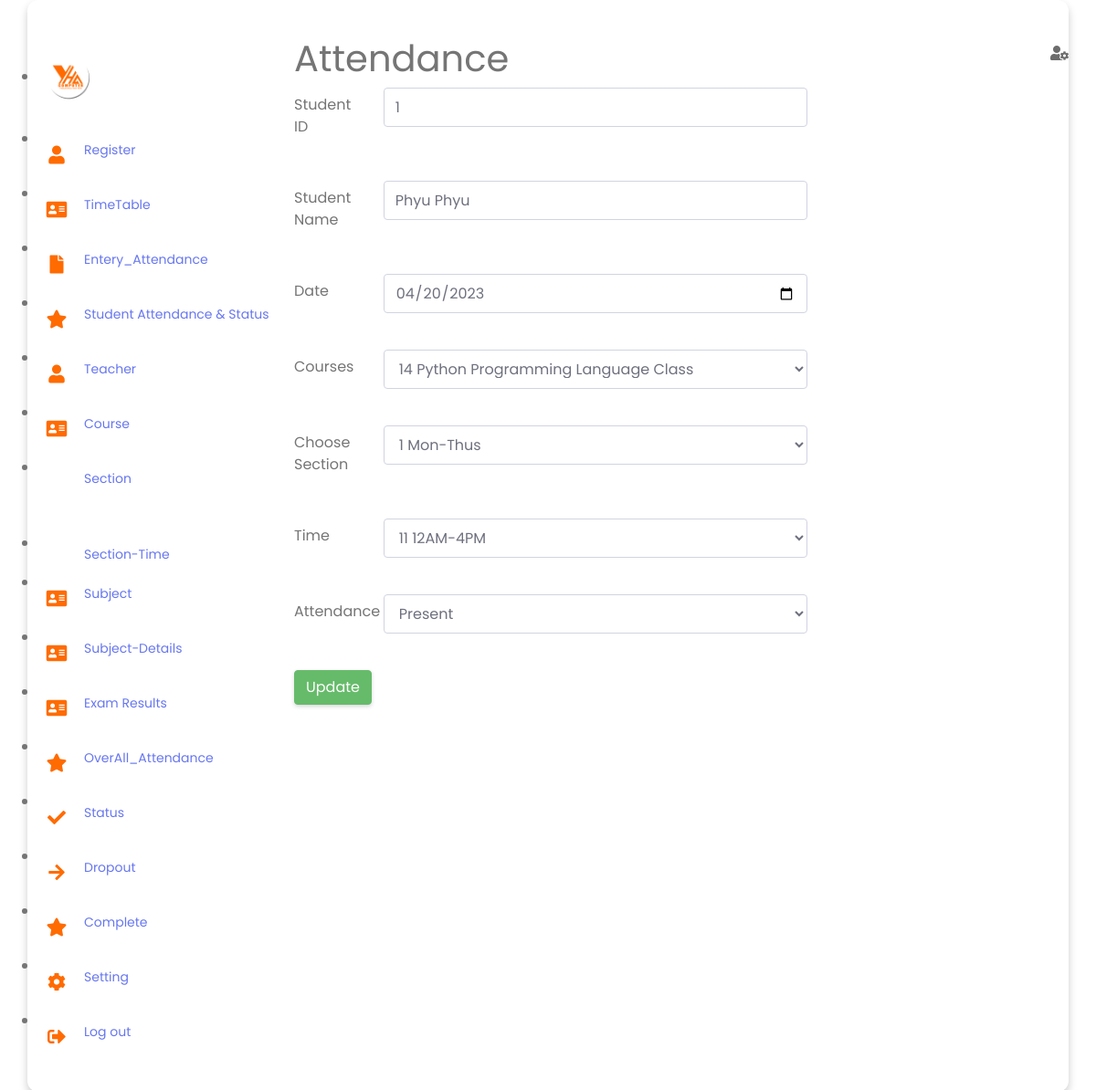
/attend_edit.php?id=9, run on the app's committed database.
### tables this page shows
CREATE TABLE `attendance` (
  `attend_id` int(11) NOT NULL,
  `student_id` int(11) NOT NULL,
  `student_name` varchar(100) NOT NULL,
  `course_id` int(100) NOT NULL,
  `dat` date NOT NULL,
  `section_id` int(100) NOT NULL,
  `time_id` int(100) NOT NULL,
  `attend` varchar(50) NOT NULL
);

### attend_edit.php (the view, shortened to what this page needs)
<?php
if (isset($_GET['id'])) {
		$id = $_GET['id'];
      $con = mysqli_connect("localhost","root","","yha");
		  $record = mysqli_query($con,"SELECT a.*,c.*,s.*,se.* FROM attendance AS a LEFT JOIN course AS c ON a.course_id=c.courseid LEFT JOIN section AS s ON a.section_id=s.sectionid LEFT JOIN sectiontime AS se ON a.time_id=se.timeid WHERE attend_id = '$id'");
      $data = mysqli_fetch_array($record);
	    $stuid=$data['student_id'];
      $stuname=$data['student_name'];
      $course=$data['course_id'];
      $coursename=$data['coursename'];
      $date=$data['dat'];
      $section=$data['section_id'];
      $sectionname=$data['sectionname'];
      $time=$data['time_id'];
      $timename=$data['timename'];
      $attend=$data['attend'];
	}
?>
<!DOCTYPE html>
<html lang="en">
<head>
  <link rel="stylesheet" href="css/01.css" />
  <link rel="stylesheet" href="https://cdnjs.cloudflare.com/ajax/libs/font-awesome/5.15.4/css/all.min.css"/>
  <link rel="stylesheet" href="css/bootstrap.min.css">
</head>
<body>
  <div class="container">
    <?php include("nav.php");?>
    <section class="main">
      <div class="main-top">
        <h1>Attendance</h1>
        <i class="fas fa-user-cog"></i>
      </div>
    <form action="" method="post">
    <div class="form-group row">
        <label for="studentId" class="col-sm-2 col-form-label">Student ID</label>
        <div class="col-sm-10">
        <input type="text" class="form-control" id="studentcId" value="<?php echo $stuid;?>" placeholder="Student ID" name="student_id">
        </div>
    </div><br/>
    <div class="form-group row">
        <label for="text" class="col-sm-2 col-form-label">Student Name</label>
        <div class="col-sm-10">
        <input type="text" class="form-control" value="<?php echo $stuname;?>" id="name" placeholder="Student Name" name="student_name">
        </div>
    </div><br/>
    <div class="form-group row">
        <label for="text" class="col-sm-2 col-form-label">Date</label>
        <div class="col-sm-10">
        <input type="date" class="form-control" value="<?php echo $date;?>" id="date" name="date">
        </div>
    </div><br/>
    <div class="form-group row">
        <label for="text" class="col-sm-2 col-form-label">Courses</label>
        <div class="col-sm-10">
            <select name="course" id="" class="form-control">
                <option value="<?php echo $course;?>"><?php echo $course;?>&nbsp;<?php echo $coursename;?></option>
            </select>
        </div>
    </div><br/>
    <div class="form-group row">
        <label for="text" class="col-sm-2 col-form-label">Choose Section</label>
        <div class="col-sm-10">
            <select name="section" id="" class="form-control">
                <option value="<?php echo $section;?>"><?php echo $section;?>&nbsp;<?php echo $sectionname;?></option>
            </select>
        </div>
    </div><br/>
    <div class="form-group row">
        <label for="text" class="col-sm-2 col-form-label">Time</label>
        <div class="col-sm-10">
            <select name="time" id="" class="form-control">
                <option value="<?php echo $time;?>"><?php echo $time;?> <?php echo $timename;?></option>
            </select>
        </div>
    </div><br/>
    <div class="form-group row">
        <label for="text" class="col-sm-2 col-form-label">Attendance</label>
        <div class="col-sm-10">
            <select name="attend" id="" class="form-control">
                <option value="<?php echo $attend;?>"><?php echo $attend;?></option>
            </select>
        </div>
    </div><br/>
    <div class="form-inline">
      <button class="btn btn-success" type="submit" name="update" >Update</button>
    </div>
    </form><br/><br/>
</body>
</html>

### css/01.css (style rules this page uses)
* { margin: 0; padding: 0; outline: none; border: none; text-decoration: none; box-sizing: border-box; font-family: "Poppins", sans-serif; }
.container { display: flex; }
.main-top { display: flex; width: 100%; }
.main-top i { position: absolute; right: 0; margin: 10px 30px; color: rgb(110, 109, 109); cursor: pointer; }
.container { max-width: 950px; width: 100%; padding: 40px 50px 40px 40px; background: #fff; margin: 0 20px; border-radius: 12px; box-shadow: 0 5px 10px rgba(0, 0, 0, 0.2); }

### data on the page
attendance: student_id "1", student_name "Phyu Phyu", date "04/20/2023", course "14 Python Programming Language Class", section "1 Mon-Thus", time "11 12AM-4PM", attend "Present"
